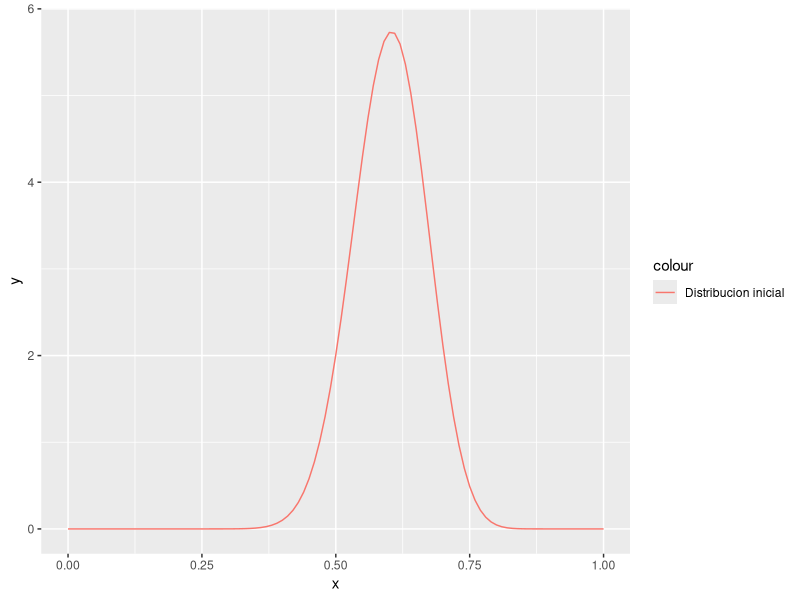
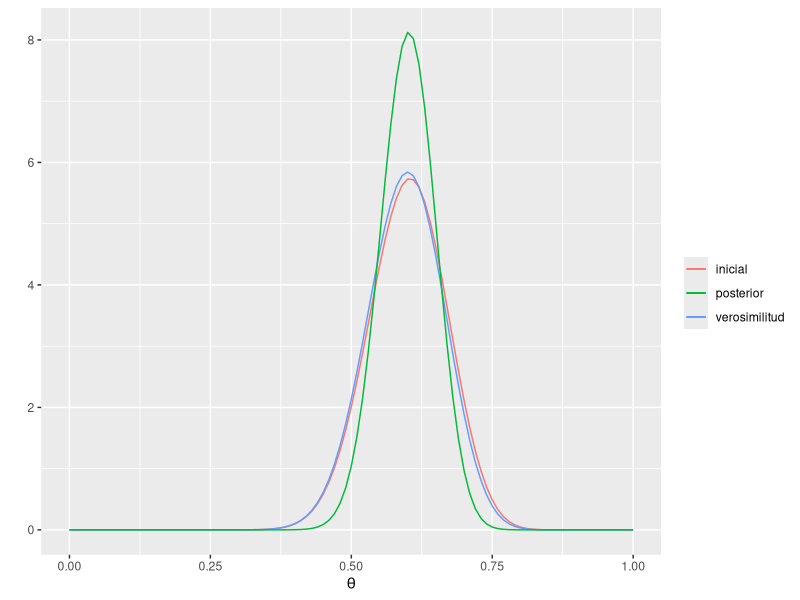
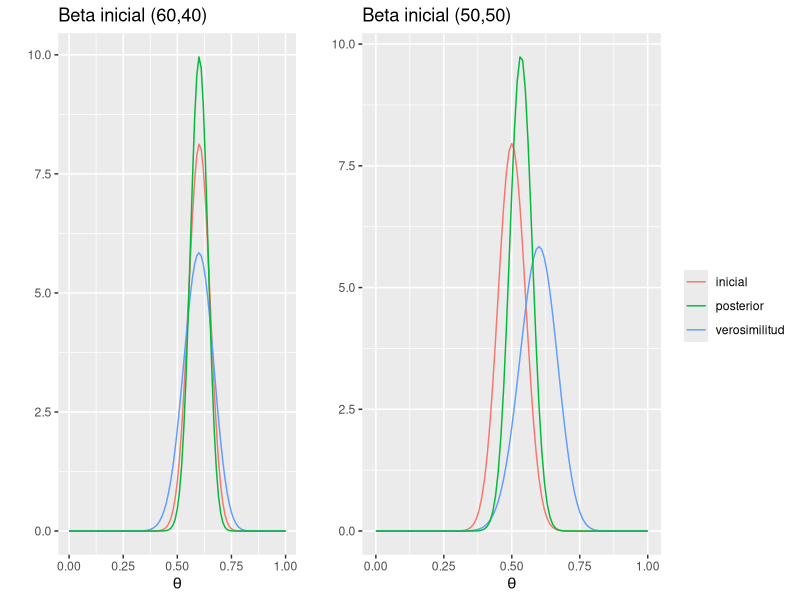
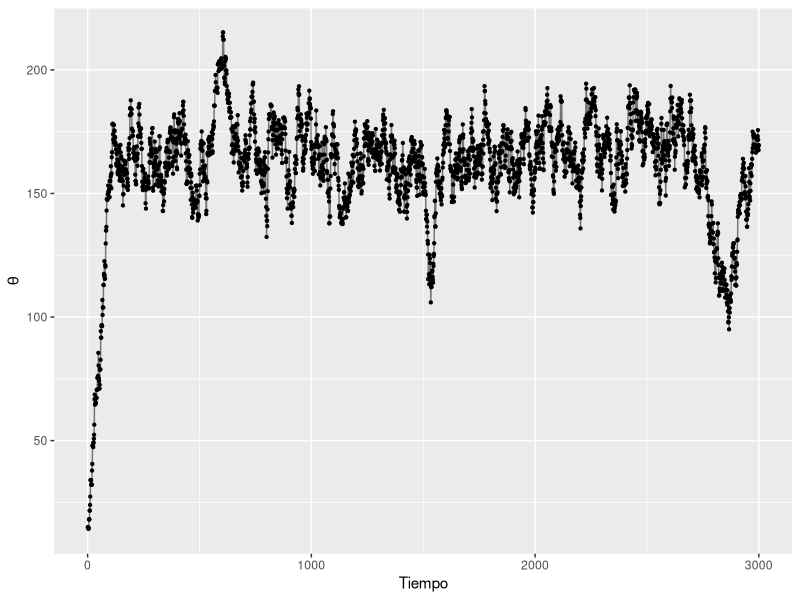
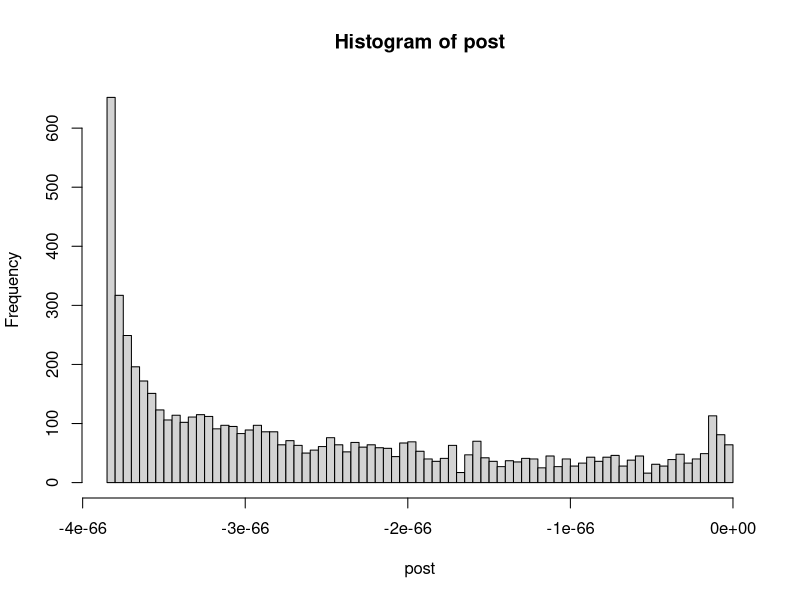

Write the R code that produced these figures, in order.
## ---- chunk 1
library(tidyverse)
library(ggplot2)
library(LearnBayes)
library(gridExtra)

## ---- chunk 2
a=30
b=20

theta<- rbeta(1000,30,20)
prior<-dbeta(theta,30,20)

base <- ggplot(data_frame(x = c(0, 1)), aes(x)) 
base + 
    stat_function(fun = dbeta, args = list(shape1 = 30, shape2 = 20), 
        aes(colour = "Distribucion inicial"))

## ---- chunk 3
N <- 50 # casos
z <- 30 # exitos

final<- dbeta(theta, z+a,N-z+b)/dbeta(theta,a,b)


# Verosimilitud
Like <- theta ^ z * (1 - theta) ^ (N - z)
product <- Like * prior

post <- product / sum(product)



p1 <- base +
    stat_function(fun = dbeta, args = list(shape1 = a, shape2 = b), 
        aes(colour = "inicial"), show.legend = TRUE) + 
    stat_function(fun = dbeta, args = list(shape1 = z + 1, shape2 = N - z + 1), 
        aes(colour = "verosimilitud"), show.legend = TRUE) + 
    stat_function(fun = dbeta, args = list(shape1 = a + z, shape2 = N - z + b), 
        aes(colour = "posterior"), show.legend = TRUE) +
      labs(y = "", colour = "", x = expression(theta))

p1
## ---- chunk 4
prior_1<- dbeta(theta,60,40)
prior_2<-dbeta(theta,50,50)

product_1 <- Like * prior_1
product_2 <- Like * prior_2

post_1 <- product_1 / sum(product_1)
post_2 <- product_2 / sum(product_2)

#plot(theta,post_1)
#plot(theta,post_2)



a=60
b=40
p1 <- base +
    stat_function(fun = dbeta, args = list(shape1 = a, shape2 = b), 
        aes(colour = "inicial"), show.legend = FALSE) + 
    stat_function(fun = dbeta, args = list(shape1 = z + 1, shape2 = N - z + 1), 
        aes(colour = "verosimilitud"), show.legend = FALSE) + 
    stat_function(fun = dbeta, args = list(shape1 = a + z, shape2 = N - z + b), 
        aes(colour = "posterior"), show.legend = FALSE) +
      labs(y = "", colour = "", x = expression(theta)) + ggtitle("Beta inicial (60,40)")

a = 50; b = 50
p2 <- base +
    stat_function(fun = dbeta, args = list(shape1 = a, shape2 = b), 
        aes(colour = "inicial")) + 
    stat_function(fun = dbeta, args = list(shape1 = z + 1, shape2 = N - z + 1), 
        aes(colour = "verosimilitud")) + 
    stat_function(fun = dbeta, args = list(shape1 = a + z, shape2 = N - z + b), 
        aes(colour = "posterior")) +
      labs(y = "", colour = "", x = expression(theta)) + ggtitle("Beta inicial (50,50)")

grid.arrange(p1, p2, nrow = 1, widths = c(0.38, 0.62))



## ---- chunk 5
prior <- function(mu, tau){
  function(theta){
    p_0<- (1/sqrt(2*pi*(tau^2)))*exp(-((theta-mu)^2)/(2*(tau^2)))
    return(p_0)
  }
}

## ---- chunk 6
mi_prior<-prior(150,15)
## ---- chunk 7
likeNorm <- function(sigma, S, S2, N){
  function(theta){
     like<- (1/(2*pi*(sigma^(N/2))))*(-(1/(2*sigma^2))*(S2-2*theta*S+N*theta^2))
    return(like)
  }
}
## ---- chunk 8
mi_like<-likeNorm(20,13000,1700000,100)
## ---- chunk 9
postRelProb <- function(theta){
  mi_like(theta) * mi_prior(theta)
}
## ---- chunk 10

# Datos observados

# para cada paso decidimos el movimiento de acuerdo a la siguiente función
caminaAleat <- function(theta){ # theta: valor actual
  salto_prop <- rnorm(1, 0, 5) # salto propuesto
  theta_prop <- theta + salto_prop # theta propuesta
  u <- runif(1) 
  p_move <-  min(postRelProb(theta_prop) / postRelProb(theta), 1) # prob mover
  if(p_move>u){
    return(theta_prop) # aceptar valor propuesto
  }
  else{
    return(theta) # rechazar
  }
}

set.seed(47405)

pasos <- 6000
camino <- numeric(pasos) # vector que guardará las simulaciones
camino[1] <- 15 # valor inicial

# Generamos la caminata aleatoria
for (j in 2:pasos){
  camino[j] <- caminaAleat(camino[j - 1])
}

caminata <- data.frame(pasos = 1:pasos, theta = camino)

ggplot(caminata[1:3000, ], aes(x = pasos, y = theta)) +
  geom_point(size = 0.8) +
  geom_path(alpha = 0.5) +
  scale_y_continuous(expression(theta)) +
  scale_x_continuous("Tiempo") 
## ---- chunk 11
camino <- camino[-(1:67)]
post <- lapply(camino,postRelProb) %>% flatten_dbl()
hist(post,breaks=100)
